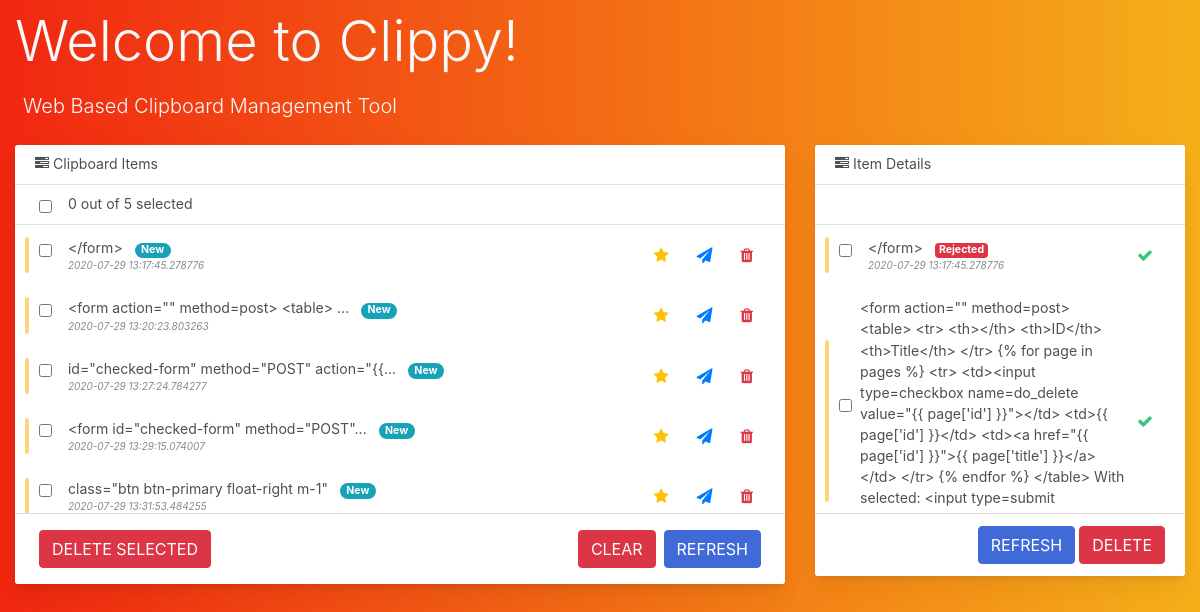
Before: / with the older database file.
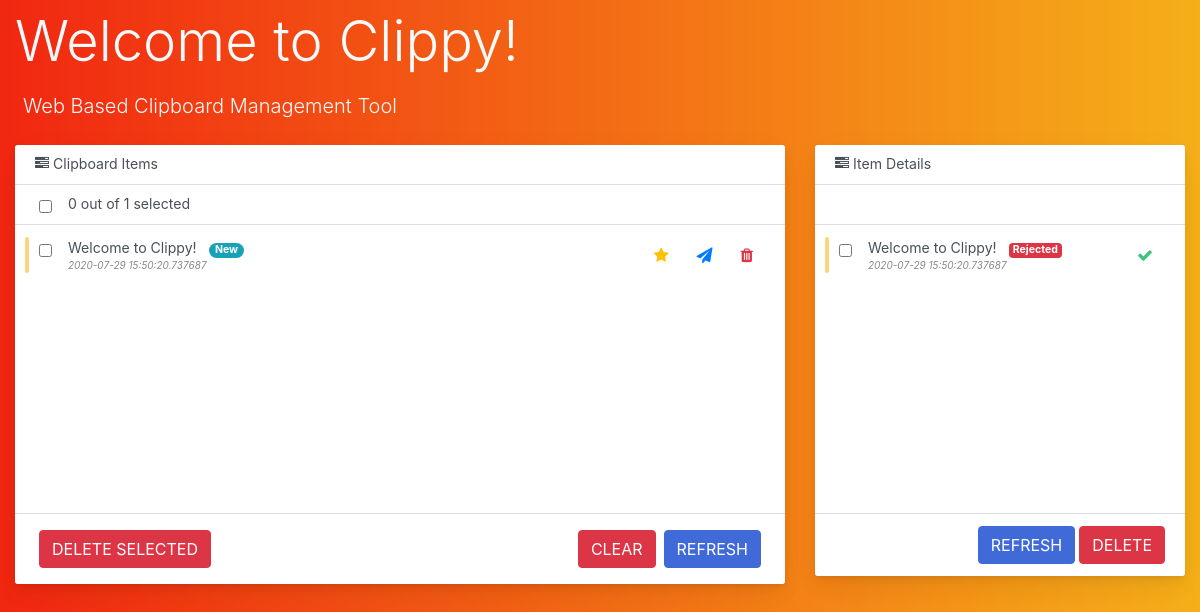
After: the same page with the newer database file.
### app.py (models this page shows)
class ClipboardItem(db.Model):
    id = db.Column(db.Integer, primary_key=True)
    text = db.Column(db.String(9999), nullable=False)
    length = db.Column(db.Integer, nullable=False)
    location = db.Column(db.String(2083))
    date = db.Column(db.DateTime, nullable=False, default=datetime.now())

### app.py (the view)
@app.route('/')
def index():
    items = ClipboardItem.query.all()
    return render_template('index.html', items=items)

### templates/index.html (shortened to what this page needs)
<!DOCTYPE html>
<html lang="en">
<head>
    <link rel="stylesheet" href="https://stackpath.bootstrapcdn.com/bootstrap/4.5.0/css/bootstrap.min.css">
    <link rel="stylesheet" href="../static/css/main.css">
    <link rel="stylesheet" href="https://stackpath.bootstrapcdn.com/font-awesome/4.7.0/css/font-awesome.min.css">
</head>
<body>
    <div class="col-md-8">
        <h1 class="display-4 text-light mt-2">Welcome to Clippy!</h1>
        <p class="lead p-2 text-light">Web Based Clipboard Management Tool</p>
    </div>
    <div class="container-fluid">
        <div class="row">
            <div class="col-md-8">
                <div class="card-hover-shadow-2x mb-3 card">
                    <div class="card-header-tab card-header">
                        <div class="card-header-title font-size-lg text-capitalize font-weight-normal">
                            <i class="fa fa-tasks"></i>&nbsp;Clipboard Items
                        </div>
                    </div>
                    <div class="card-header-tab card-header pt-3">
                        <div class="widget-content p-0">
                            <div class="widget-content-wrapper">
                                <div class="widget-content-left mr-2">
                                    <div class="custom-checkbox custom-control pl-1">
                                        <input onclick="check_all(this)" id="super-check" value="{{item}}" type="checkbox">
                                        <label>&nbsp;</label>
                                    </div>
                                </div>
                                <div class="widget-content-left pb-3">
                                    <span id="check-count">0</span><span> out of {{ items|length }} selected</span>
                                </div>
                            </div>
                        </div>
                    </div>
                    <form class="reset-css" id="checked-form" method="POST" action="{{ url_for('item_actions') }}">
                        <div class="scroll-area-sm">
                            <perfect-scrollbar class="ps-show-limits">
                                <div style="position: static;" class="ps ps--active-y">
                                    <div class="ps-content">
                                        <ul class=" list-group list-group-flush" id="single-checks">
                                            {% for item in items %}
                                            <li class="list-group-item">
                                                <div class="todo-indicator bg-warning"></div>
                                                <div class="widget-content p-0">
                                                    <div class="widget-content-wrapper">
                                                        <div class="widget-content-left mr-2">
                                                                <div class="custom-checkbox custom-control pl-1">
                                                                    <input name="copy_id" value="{{item.id}}" onchange="count_checked()" type="checkbox">
                                                                    <label>&nbsp;</label>
                                                                </div>
                                                        </div>
                                                        <div class="widget-content-left">
                                                            <div class="widget-heading">{{ item.text | truncate(50) }}
                                                                <div class="badge badge-pill badge-info ml-2">New</div>
                                                            </div>
                                                            <div class="widget-subheading"><i>{{ item.date }}</i></div>
                                                        </div>
                                                        <div class="widget-content-right">
                                                            <button class="border-0 btn-transition btn btn-outline-warning">
                                                                <i class="fa fa-star"></i>
                                                            </button>
                                                            <button class="border-0 btn-transition btn btn-outline-primary">
                                                                <i class="fa fa-paper-plane"></i>
                                                            </button>
                                                                <button type="submit" name="action" value= "{{ 'deleteitem' ~ item.id }}" class="border-0 btn-transition btn btn-outline-danger">
                                                                    <i class="fa fa-trash"></i>
                                                                </button>
                                                        </div>
                                                    </div>
                                                </div>
                                            </li>
                                            {% endfor %}
                                        </ul>
                                    </div>
                                </div>
                            </perfect-scrollbar>
                        </div>
                    </form>
                    <div class="container-fluid">
                        <div class="row">
                            <div class="col-12 col-md-12 btn-row d-block card-footer">
                                <button type="submit" form="checked-form" class="btn btn-danger m-1">
                                    DELETE SELECTED
                                </button>
                                <a href="{{ url_for('index') }}">
                                    <button class="btn btn-primary float-right m-1">REFRESH</button>
                                </a>
                                <form class="reset-css" method="post" action="{{ url_for('removeAll') }}">
                                    <button type="submit" class="btn btn-danger float-right m-1">CLEAR</button>
                                </form>
                            </div>
                        </div>
                    </div>
                </div>
            </div>
            <div class="col-md-4">
                <div class="card-hover-shadow-2x mb-3 card">
                    <div class="card-header-tab card-header">
                        <div class="card-header-title font-size-lg text-capitalize font-weight-normal">
                            <i class="fa fa-tasks"></i>&nbsp;Item Details
                        </div>
                    </div>
                    <div class="card-header-tab card-header pt-3">
                    </div>
                    <div class="scroll-area-sm">
                        <perfect-scrollbar class="ps-show-limits">
                            <div style="position: static;" class="ps ps--active-y">
                                <div class="ps-content">
                                    <ul class=" list-group list-group-flush">
                                        {% for item in items %}
                                        <li class="list-group-item">
                                            <div class="todo-indicator bg-warning"></div>
                                            <div class="widget-content p-0">
                                                <div class="widget-content-wrapper">
                                                    <div class="widget-content-left mr-2">
                                                        <div class="custom-checkbox custom-control pl-1">
                                                            <input value="{{item}}" type="checkbox">
                                                            <label>&nbsp;</label>
                                                        </div>
                                                    </div>
                                                    <div class="widget-content-left">
                                                        <div class="widget-heading">{{ item.text }}
                                                            <div class="badge badge-danger ml-2">Rejected</div>
                                                        </div>
                                                        <div class="widget-subheading"><i>{{item.date }}</i></div>
                                                    </div>
                                                    <div class="widget-content-right">
                                                        <button class="border-0 btn-transition btn btn-outline-success">
                                                            <i class="fa fa-check"></i>
                                                        </button>
                                                    </div>
                                                </div>
                                            </div>
                                        </li>
                                        {% endfor %}
                                    </ul>
                                </div>
                            </div>
                        </perfect-scrollbar>
                    </div>
                    <div class="d-block text-right card-footer">
                        <a href="{{ url_for('index') }}">
                            <button class="btn btn-primary">REFRESH</button>
                        </a>
                        <form class="reset-css" method="post" action="{{ url_for('removeAll') }}">
                            <button type="submit" class="btn btn-danger">DELETE</button>
                        </form>
                    </div>
                </div>
            </div>
        </div>
    </div>
</body>
</html>

Changed rows visible on the page:
removed ClipboardItem: text "</form>", date "2020-07-29 13:17:45.278776"
removed ClipboardItem: text "<form action=\"\" method=post> <table> ...", date "2020-07-29 13:20:23.803263", text "<form action=\"\" method=post> <table> <tr> <th></th> <th>ID</th> <th>Title</th> </tr> {% for page in pages %} <tr> <td><input type=checkbox name=do_delete value=\"{{ page['id'] }}\"></td> <td>{{ page['id'] }}</td> <td><a href=\"{{ page['id'] }}\">{{ page['title'] }}</a></td> </tr> {% endfor %} </table> With selected: <input type=submit…"
removed ClipboardItem: text "id=\"checked-form\" method=\"POST\" action=\"{{...", date "2020-07-29 13:27:24.784277", shown under "Welcome to Clippy!"
removed ClipboardItem: text "<form id=\"checked-form\" method=\"POST\"...", date "2020-07-29 13:29:15.074007", shown under "Welcome to Clippy!"
removed ClipboardItem: text "class=\"btn btn-primary float-right m-1\"", date "2020-07-29 13:31:53.484255", shown under "Welcome to Clippy!"
added ClipboardItem: text "Welcome to Clippy!", date "2020-07-29 15:50:20.737687"
Other visible differences:
{{ items|length }}: "5" → "1"
